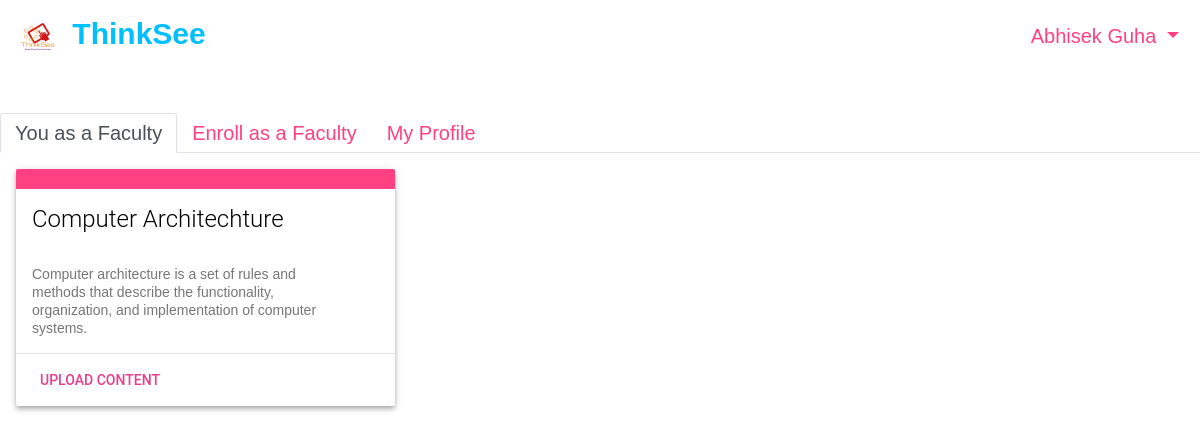
/faculty_homepage.php (signed in), run on the app's committed database.
### tables this page shows
CREATE TABLE `user` (
  `userid` int(50) NOT NULL,
  `username` varchar(80) NOT NULL,
  `useremail` varchar(50) NOT NULL,
  `password` varchar(200) NOT NULL
);

CREATE TABLE `coursefaculty` (
  `cfid` int(80) NOT NULL,
  `courseid` int(10) NOT NULL,
  `userid` int(50) NOT NULL,
  `coursefacultydate` datetime NOT NULL,
  `approval` tinyint(1) NOT NULL DEFAULT '0'
);

CREATE TABLE `course` (
  `courseid` int(10) NOT NULL,
  `coursename` varchar(50) DEFAULT NULL,
  `coursedescription` varchar(200) DEFAULT NULL,
  `coursedate` datetime NOT NULL
);

### faculty_homepage.php (the view, shortened to what this page needs)
<!DOCTYPE html>
<html lang="en">
<head>
  <link rel="stylesheet" href="css/bootstrap.min.css" />
  <link rel="stylesheet" href="css/material.indigo-pink.min.css"/>
  <link rel="stylesheet" href="css/student_homepage.css" />
</head>
<body>
<nav id="nav" class="navbar navbar-expand-lg fixed-top">
	<a class="navbar-brand">
		<img src="images/ThinkSee Logo.png" style="height:50px; width:50px;"></img>
		<span>ThinkSee</span>
	</a>
	<ul class="nav navbar-nav ml-auto">
      <li class="nav-item dropdown">
        <a class="nav-link dropdown-toggle" href="#" id="navbarDropdown" data-toggle="dropdown" aria-haspopup="true" aria-expanded="false">
          <?php
            include('includes/database.php');
            $sql = "SELECT * FROM user WHERE userid = " . $_SESSION['userid'] . "";
            if($result = mysqli_query($link, $sql))
            {
                if(mysqli_num_rows($result) == 1)
                {
                    $row = mysqli_fetch_array($result);
                    echo $row['username'];
                }
            }
          ?>
        </a>
      </li>
    </ul>
  </nav>
  <br/>
  <br/>
  <ul class="nav nav-tabs">
    <li class="nav-item">
      <a class="nav-link active" data-toggle="tab" href="#dashboard">You as a Faculty</a>
    </li>
    <li class="nav-item">
      <a class="nav-link" data-toggle="tab" href="#other_courses">Enroll as a Faculty</a>
    </li>
    <li class="nav-item">
      <a class="nav-link" data-toggle="tab" href="#myprofile">My Profile</a>
    </li>
  </ul>
  <div class="tab-content">
    <div id="dashboard" class="tab-pane active">
      <div class="mdl-grid portfolio-max-width">
          <?php
              include('includes/database.php');
              $sql = "SELECT * FROM coursefaculty WHERE userid = " . $_SESSION['userid'] . "";
              if($result = mysqli_query($link, $sql))
              {
                  if(mysqli_num_rows($result) > 0)
                  {
                      while($row = mysqli_fetch_array($result))
                      {
                          $approval = $row['approval'];
                          $sql1 = "SELECT * FROM course WHERE courseid = " . $row['courseid'] . "";
                          if($result1 = mysqli_query($link, $sql1))
                          {
                              if(mysqli_num_rows($result1) == 1)
                              {
                                  $row1 = mysqli_fetch_array($result1);
                                  $coursedescription = (string)$row1['coursedescription'];
                                  if($approval==1)
                                  {
                                    echo "<div class='mdl-cell mdl-card mdl-shadow--4dp portfolio-card'>";
                                        echo "<div class='mdl-card__media'>";
                                        echo "</div>";
                                        echo "<div class='mdl-card__title'>";
                                            echo "<h2 class='mdl-card__title-text'>". $row1['coursename'] ."</h2>";
                                        echo "</div>";
                                        echo "<div class='mdl-card__supporting-text'>". $coursedescription . "</div>";
                                        echo "<div class='mdl-card__actions mdl-card--border'>";
                                            echo "<a class='mdl-button mdl-button--colored mdl-js-button mdl-js-ripple-effect mdl-button--accent' style='color:#e83e8c; text-decoration-line:none;' href='coursecontentupload.php?courseid=". $row['courseid'] ."'>Upload Content</a>";
                                        echo "</div>";
                                    echo "</div>";
                                  }
                              }
                          }
                      }
                  }
              }
          ?>
      </div>
    </div>
  </div>
</body>
</html>

### css/student_homepage.css (style rules this page uses)
body { padding-top: 73px; }
#nav { background-color: white; color: DeepSkyBlue; }
.nav-link { font-size: 20px; }
.navbar-brand { font-size:30px; font-weight:bold; }

### data on the page
user: username "Abhisek Guha"
coursefaculty: courseid.coursename "Computer Architechture", courseid.coursedescription "Computer architecture is a set of rules and methods that describe the functionality, organization, and implementation of computer systems."
